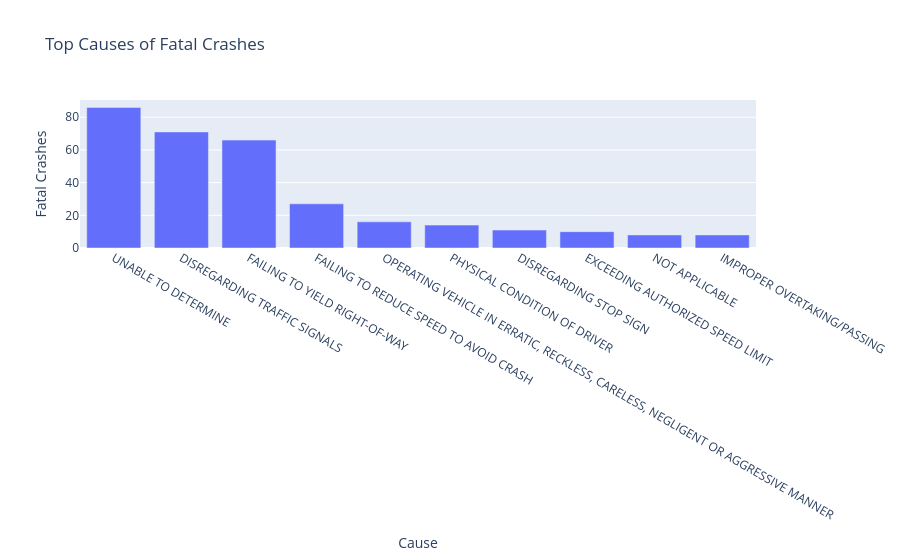

Notebook code cell kept with this figure:
### Markdown cell above
#Top Causes of Fatal Crashes

This section identifies which causes most frequently lead to fatal crashes.

### Code cell
fatal_causes = (
    df[df["injuries_fatal"] > 0]
    ["prim_contributory_cause"]
    .value_counts()
    .head(10)
    .reset_index()
)

fatal_causes.columns = ["Cause", "Fatal Crashes"]

fatal_causes
fig=px.bar(
    fatal_causes,
    x="Cause",
    y="Fatal Crashes",
    title="Top Causes of Fatal Crashes"
)
fig.show()

### Figure 1 — Plotly figure (JSON) as saved in the notebook; plotly's stock layout.template omitted (floating-point values rounded to 4 significant figures)
{"data": [{"hovertemplate": "Cause=%{x}<br>Fatal Crashes=%{y}<extra></extra>", "legendgroup": "", "marker": {"color": "#636efa", "pattern": {"shape": ""}}, "name": "", "orientation": "v", "showlegend": false, "textposition": "auto", "type": "bar", "x": ["UNABLE TO DETERMINE", "DISREGARDING TRAFFIC SIGNALS", "FAILING TO YIELD RIGHT-OF-WAY", "FAILING TO REDUCE SPEED TO AVOID CRASH", "OPERATING VEHICLE IN ERRATIC, RECKLESS, CARELESS, NEGLIGENT OR AGGRESSIVE MANNER", "PHYSICAL CONDITION OF DRIVER", "DISREGARDING STOP SIGN", "EXCEEDING AUTHORIZED SPEED LIMIT", "NOT APPLICABLE", "IMPROPER OVERTAKING/PASSING"], "xaxis": "x", "y": [86, 71, 66, 27, 16, 14, 11, 10, 8, 8], "yaxis": "y"}], "layout": {"barmode": "relative", "legend": {"tracegroupgap": 0}, "title": {"text": "Top Causes of Fatal Crashes"}, "xaxis": {"anchor": "y", "domain": [0, 1], "title": {"text": "Cause"}}, "yaxis": {"anchor": "x", "domain": [0, 1], "title": {"text": "Fatal Crashes"}}}}
